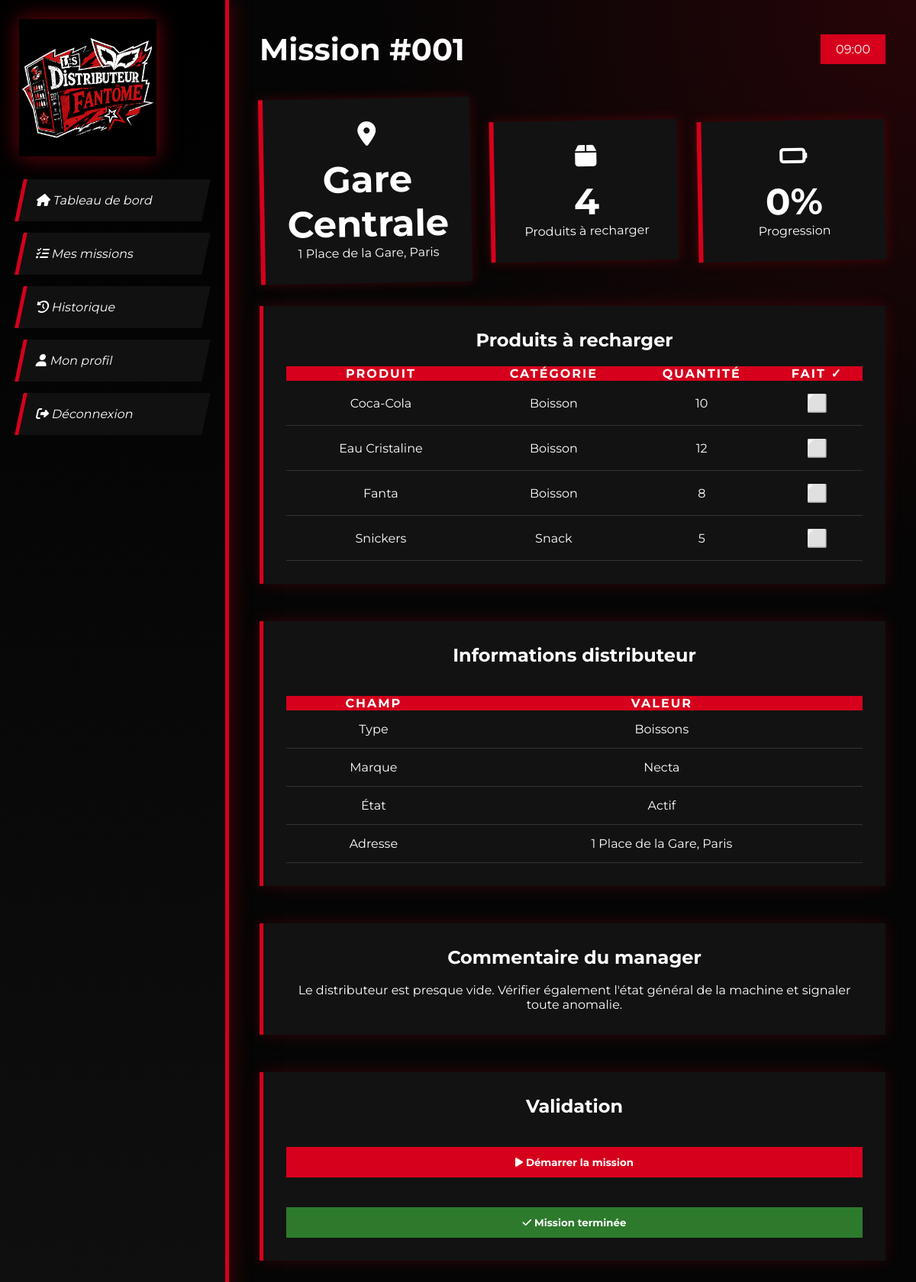
/detaile_mission.php?id=1 (signed in), run on the app's committed database.
### tables this page shows
CREATE TABLE mission (
    id_mission INT AUTO_INCREMENT PRIMARY KEY,
    date_mission DATE NOT NULL,
    heure_debut TIME,
    heure_fin TIME,
    statut_mission ENUM('en_attente', 'en_cours', 'terminee') DEFAULT 'en_attente',
    commentaire TEXT,
    code_dist INT,
    FOREIGN KEY (code_dist) REFERENCES distributeur(code_dist) ON DELETE SET NULL
);

CREATE TABLE distributeur (
    code_dist INT AUTO_INCREMENT PRIMARY KEY,
    libelle_distrib VARCHAR(150) NOT NULL,
    description TEXT,
    adress VARCHAR(255),
    id_type INT,
    id_marque INT,
    id_etat INT DEFAULT 1,
    date_creation TIMESTAMP DEFAULT CURRENT_TIMESTAMP,
    FOREIGN KEY (id_type) REFERENCES type_distributeur(id_type),
    FOREIGN KEY (id_marque) REFERENCES marque(id_marque),
    FOREIGN KEY (id_etat) REFERENCES etat_distributer(id_etat)
);

CREATE TABLE relier (
    id_mission INT,
    id_produit INT,
    qte_produit INT NOT NULL DEFAULT 0,
    fait TINYINT(1) DEFAULT 0,
    PRIMARY KEY (id_mission, id_produit),
    FOREIGN KEY (id_produit) REFERENCES produit(id_produit) ON DELETE CASCADE
);

CREATE TABLE produit (
    id_produit INT AUTO_INCREMENT PRIMARY KEY,
    nom VARCHAR(150) NOT NULL,
    categorie VARCHAR(100),
    prix_unitaire DECIMAL(10,2) DEFAULT 0.00
);

CREATE TABLE type_distributeur (
    id_type INT AUTO_INCREMENT PRIMARY KEY,
    libelle_distributeur VARCHAR(100) NOT NULL
);

CREATE TABLE marque (
    id_marque INT AUTO_INCREMENT PRIMARY KEY,
    libelle_marque VARCHAR(100) NOT NULL
);

CREATE TABLE etat_distributer (
    id_etat INT AUTO_INCREMENT PRIMARY KEY,
    libelle_etat_distributeur VARCHAR(100) NOT NULL
);

### detaile_mission.php (the view, shortened to what this page needs)
<?php
$pdo = getPDO();
$id = intval($_GET['id'] ?? 0);
$stmtM = $pdo->prepare("
    SELECT m.*, d.libelle_distrib, d.adress, d.code_dist,
           td.libelle_distributeur AS type_dist,
           ma.libelle_marque,
           ea.libelle_etat_distributeur AS etat
    FROM mission m
    JOIN distributeur d ON d.code_dist = m.code_dist
    LEFT JOIN type_distributeur td ON td.id_type = d.id_type
    LEFT JOIN marque ma ON ma.id_marque = d.id_marque
    LEFT JOIN etat_distributer ea ON ea.id_etat = d.id_etat
    WHERE m.id_mission = ?
");
$stmtM->execute([$id]);
$mission = $stmtM->fetch();
$stmtP = $pdo->prepare("
    SELECT r.*, p.nom, p.categorie, p.prix_unitaire
    FROM relier r JOIN produit p ON p.id_produit = r.id_produit
    WHERE r.id_mission = ?
    ORDER BY p.nom
");
$stmtP->execute([$id]);
$produits = $stmtP->fetchAll();
$nbFaits = count(array_filter($produits, fn($p) => $p['fait']));
$nbTotal = count($produits);
$pct = $nbTotal > 0 ? round($nbFaits / $nbTotal * 100) : 0;
?>
<!DOCTYPE html>
<html lang="fr">
<head>
    <link rel="stylesheet" href="style.css">
    <link rel="stylesheet" href="https://cdnjs.cloudflare.com/ajax/libs/font-awesome/6.5.1/css/all.min.css">
</head>
<body>
<?php include isManager() ? 'sidebar_manager.php' : 'sidebar_employe.php'; ?>
<main>
    <header>
        <h1>Mission #<?= str_pad($id, 3, '0', STR_PAD_LEFT) ?></h1>
        <div class="date"><?= htmlspecialchars(substr($mission['heure_debut'], 0, 5)) ?></div>
    </header>
    <div class="cards">
        <div class="card">
            <i class="fa-solid fa-location-dot"></i>
            <h3><?= htmlspecialchars($mission['libelle_distrib']) ?></h3>
            <p><?= htmlspecialchars($mission['adress'] ?? '') ?></p>
        </div>
        <div class="card">
            <i class="fa-solid fa-box"></i>
            <h3><?= $nbTotal ?></h3>
            <p>Produits à recharger</p>
        </div>
        <div class="card">
            <i class="fa-solid fa-battery-<?= $pct >= 75 ? 'full' : ($pct >= 50 ? 'half' : ($pct >= 25 ? 'quarter' : 'empty')) ?>"></i>
            <h3><?= $pct ?>%</h3>
            <p>Progression</p>
        </div>
    </div>
    <section class="missions">
        <h2>Produits à recharger</h2>
        <table>
            <tr><th>Produit</th><th>Catégorie</th><th>Quantité</th><th>Fait ✓</th></tr>
            <?php foreach ($produits as $p): ?>
            <tr style="<?= $p['fait'] ? 'opacity:.5;text-decoration:line-through;' : '' ?>">
                <td><?= htmlspecialchars($p['nom']) ?></td>
                <td><?= htmlspecialchars($p['categorie']) ?></td>
                <td><?= $p['qte_produit'] ?></td>
                <td>
                    <?php if ($mission['statut_mission'] !== 'terminee'): ?>
                    <form method="POST" style="display:inline;">
                        <button type="submit" style="background:none;border:none;cursor:pointer;font-size:1.4rem;">
                            <?= $p['fait'] ? '✅' : '⬜' ?>
                        </button>
                    </form>
                    <?php else: ?>
                        <?= $p['fait'] ? '✅' : '❌' ?>
                    <?php endif; ?>
                </td>
            </tr>
            <?php endforeach; ?>
        </table>
    </section>
    <br>
    <section class="missions">
        <h2>Informations distributeur</h2>
        <br>
        <table>
            <tr><th>Champ</th><th>Valeur</th></tr>
            <tr><td>Type</td><td><?= htmlspecialchars($mission['type_dist'] ?? '-') ?></td></tr>
            <tr><td>Marque</td><td><?= htmlspecialchars($mission['libelle_marque'] ?? '-') ?></td></tr>
            <tr><td>État</td><td><?= htmlspecialchars($mission['etat'] ?? '-') ?></td></tr>
            <tr><td>Adresse</td><td><?= htmlspecialchars($mission['adress'] ?? '-') ?></td></tr>
        </table>
    </section>
    <?php if ($mission['commentaire']): ?>
    <br>
    <section class="missions">
        <h2>Commentaire du manager</h2>
        <br>
        <p><?= nl2br(htmlspecialchars($mission['commentaire'])) ?></p>
    </section>
    <?php endif; ?>
    <br>
    <?php if ($mission['statut_mission'] !== 'terminee'): ?>
    <section class="missions">
        <h2>Validation</h2>
        <br>
        <?php if ($mission['statut_mission'] === 'en_attente'): ?>
        <form method="POST">
            <button class="btn-mission" name="demarrer">
                <i class="fa-solid fa-play"></i> Démarrer la mission
            </button>
        </form>
        <br>
        <?php endif; ?>
        <form method="POST" onsubmit="return confirm('Confirmer la fin de la mission ?');">
            <button class="btn-mission" name="terminer" style="background:#2d7a2d;">
                <i class="fa-solid fa-check"></i> Mission terminée
            </button>
        </form>
    </section>
    <?php else: ?>
    <section class="missions">
        <h2 style="color:#2d7a2d;">✅ Mission terminée</h2>
    </section>
    <?php endif; ?>
</main>
</body>
</html>

### sidebar_employe.php (shortened to what this page needs)
<?php
$currentPage = basename($_SERVER['PHP_SELF']);
?>
<div class="sidebar" id="sidebar">
    <div class="logo"><img src="image/logo.png" alt="logo"></div>
    <ul>
        <li class="<?= $currentPage === 'index.php' ? 'active' : '' ?>" onclick="location.href='index.php'">
            <i class="fa-solid fa-house"></i> Tableau de bord
        </li>
        <li class="<?= $currentPage === 'mission.php' ? 'active' : '' ?>" onclick="location.href='mission.php'">
            <i class="fa-solid fa-list-check"></i> Mes missions
        </li>
        <li class="<?= $currentPage === 'historique.php' ? 'active' : '' ?>" onclick="location.href='historique.php'">
            <i class="fa-solid fa-clock-rotate-left"></i> Historique
        </li>
        <li class="<?= $currentPage === 'profil.php' ? 'active' : '' ?>" onclick="location.href='profil.php'">
            <i class="fa-solid fa-user"></i> Mon profil
        </li>
        <li onclick="location.href='logout.php'">
            <i class="fa-solid fa-right-from-bracket"></i> Déconnexion
        </li>
    </ul>
</div>

### style.css (style rules this page uses)
:root { --red:#d6001c; --red-dark:#a30015; --black: #050505; --gray: #141414; --white: #FFFFFF; }
* { margin: 0; padding: 0; box-sizing: border-box; font-family: 'Montserrat', sans-serif; }
body { display: flex; overflow-x: hidden; min-height: 100vh; background: radial-gradient(circle at top right, rgba(227, 6, 19, .15), transparent 35%), #050505; color: white; }
.sidebar { width: 300px; background: linear-gradient(180deg, #000 0%, #0f0f0f 100%); border-right: 5px solid var(--red); padding: 25px; box-shadow: 5px 0 25px rgba(227, 6, 19, .25); transition: transform .3s ease; z-index: 999; }
.sidebar .logo img { max-width: 180px; }
.logo { text-align: center; margin-bottom: 30px; }
.logo img { width: 100%; max-width: 250px; height: auto; display:block; filter: drop-shadow(0 0 15px rgba(227, 6, 19, .5)); }
.sidebar ul { list-style: none; }
.sidebar li { list-style: none; margin-bottom: 15px; padding: 18px; background: #111; border-left: 5px solid var(--red); transform: skew(-12deg); transition: .3s; }
main { flex: 1; padding: 40px; }
header { display: flex; justify-content: space-between; align-items: center; margin-bottom: 40px; }
header h1 { font-size: 2.5rem; }
.date { background: var(--red); padding: 10px 20px; }
.cards { display: flex; gap: 25px; justify-content: center; align-items: center; margin-top: 30px; }
.card { flex: 1; padding: 30px; background: #121212; text-align: center; border-left: 6px solid var(--red); border-radius: 0; box-shadow: 0 0 15px rgba(227, 6, 19, .25); transform: rotate(-1deg); transition: .3s; }
.card i { font-size: 2rem; margin-bottom: 15px; }
.card h3 { font-size: 3rem; }
.missions { background: #121212; border-left: 5px solid var(--red); box-shadow: 0 0 20px rgba(227, 6, 19, .2); padding: 30px; margin-top: 30px; text-align: center; }
table { width: 100%; border-collapse: collapse; margin-top: 20px; }
th { background: var(--red); color: white; text-transform: uppercase; letter-spacing: 2px; }
td { padding: 15px; border-bottom: 1px solid #333; justify-content: center; }
.btn-mission { margin-top:20px; width:100%; padding:12px; border:none; background: var(--red); color:white; cursor:pointer; font-weight:bold; transition:.3s; }

### data on the page
mission: heure_debut "09:00", code_dist.libelle_distrib "Gare Centrale", code_dist.adress "1 Place de la Gare, Paris", type_distributeur.libelle_distributeur "Boissons", marque.libelle_marque "Necta", etat_distributer.libelle_etat_distributeur "Actif", commentaire "Le distributeur est presque vide. Vérifier également l'état général de la machine et signaler toute anomalie."
relier: fait "0", id_produit.nom "Coca-Cola", id_produit.categorie "Boisson", qte_produit "10"
relier: id_produit.nom "Eau Cristaline", id_produit.categorie "Boisson", qte_produit "12"
relier: id_produit.nom "Fanta", id_produit.categorie "Boisson", qte_produit "8"
relier: id_produit.nom "Snickers", id_produit.categorie "Snack", qte_produit "5"

### other printed values
str_pad($id, 3, '0', STR_PAD_LEFT) "001"
$nbTotal "4"
